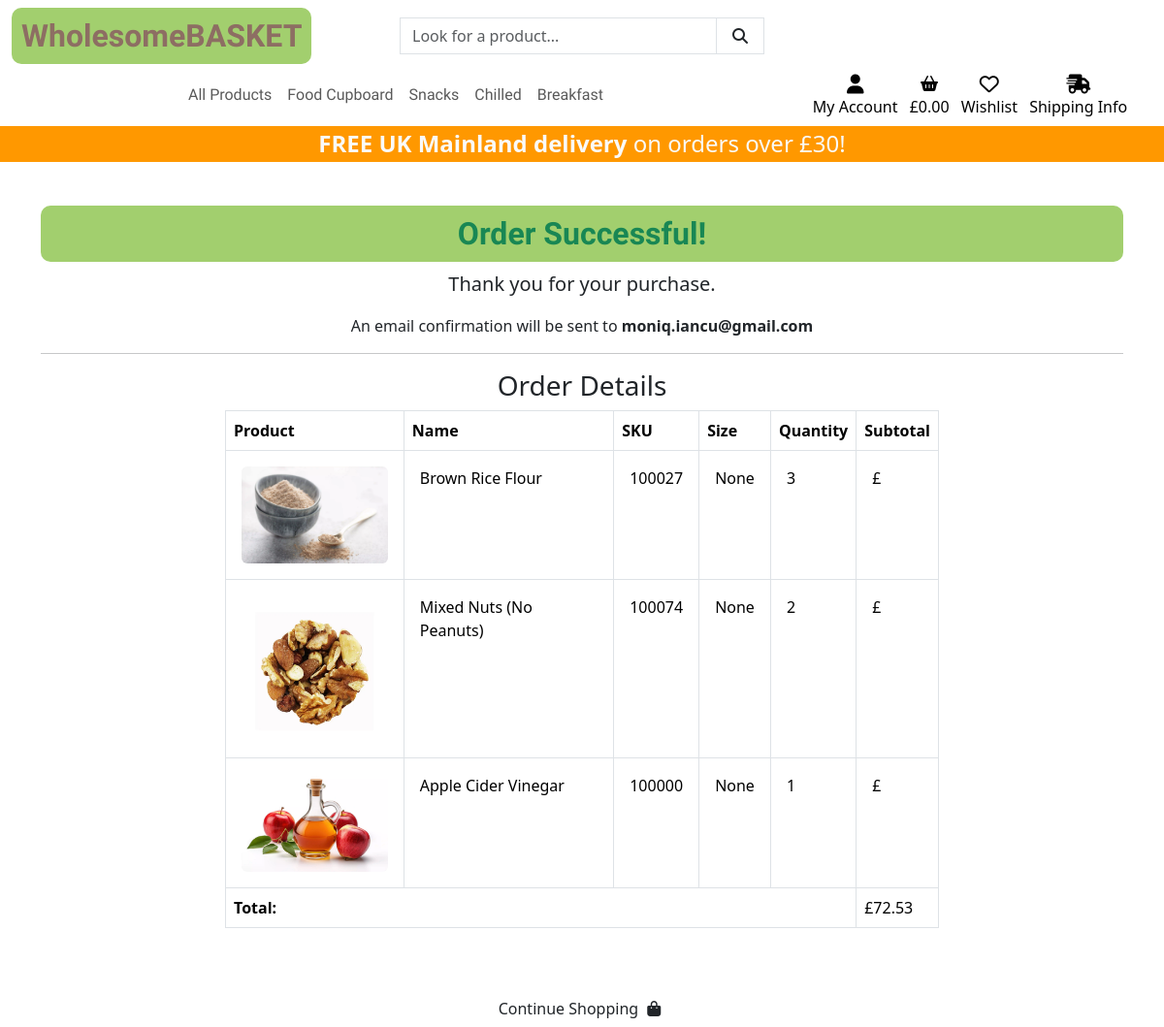
Page /checkout/checkout_success/268B3F2A99DD432B9D16F52EDEE5A9EE on the committed database.
### checkout/models.py (models this page shows, shortened)
class Order(models.Model):
    order_number = models.CharField(max_length=32, null=False, editable=False)
    full_name = models.CharField(max_length=50, null=False, blank=False)
    email = models.EmailField(max_length=254, null=False, blank=False)
    phone_number = models.CharField(max_length=20, null=False, blank=False)
    country = models.CharField(max_length=40, null=False, blank=False)
    postcode = models.CharField(max_length=20, null=True, blank=True)
    town_or_city = models.CharField(max_length=40, null=False, blank=False)
    street_address1 = models.CharField(max_length=80, null=False, blank=False)
    street_address2 = models.CharField(max_length=80, null=True, blank=True)
    county = models.CharField(max_length=80, null=True, blank=True)
    date = models.DateTimeField(auto_now_add=True)
    shipping_cost = models.DecimalField(max_digits=6, decimal_places=2, null=False, default=0)
    order_total = models.DecimalField(max_digits=10, decimal_places=2, null=False, default=0)
    grand_total = models.DecimalField(max_digits=10, decimal_places=2, null=False, default=0)

class OrderLineItem(models.Model):
    order = models.ForeignKey(Order, null=False, blank=False, on_delete=models.CASCADE, related_name='lineitems')
    product = models.ForeignKey(Product, null=False, blank=False, on_delete=models.CASCADE)
    quantity = models.IntegerField(null=False, blank=False, default=0)
    lineitem_total = models.DecimalField(max_digits=6, decimal_places=2, null=False, blank=False, editable=False)

### products/models.py (models this page shows, shortened)
class Product(models.Model):
    category = models.ManyToManyField('Category', related_name='products')
    sku = models.CharField(max_length=254, null=True, blank=True)
    name = models.CharField(max_length=254)
    description = models.TextField()
    price = models.DecimalField(max_digits=6, decimal_places=2, null=True, blank=True)
    ingredients = models.TextField()
    rating = models.DecimalField(max_digits=6, decimal_places=2, null=True, blank=True)
    image = models.ImageField(null=True, blank=True)
    size = models.CharField(max_length=254, null=True, blank=True)

### checkout/views.py (the view)
# urls.py: path('checkout_success/<order_number>', views.checkout_success, name='checkout_success'),
def checkout_success(request, order_number):
    save_info = request.session.get('save_info')
    order = get_object_or_404(Order, order_number=order_number)
    messages.success(request, f'Order successfully processed! \
        Your order number is {order_number}. A confirmation \
        email will be sent to {order.email}.')
    if 'basket' in request.session:
        del request.session['basket']
    template = 'checkout/checkout_success.html'
    context = {
        'order': order,
    }
    return render(request, template, context)

### basket/contexts.py (called while the page is built, shortened)
def basket_contents(request):
    basket_items = []
    total = 0
    product_count = 0
    basket = request.session.get('basket', {})
    if total < settings.FREE_SHIPPING_THRESHOLD:
        shipping = total * Decimal(settings.STANDARD_SHIPPING_PERCENTAGE / 100)
        free_shipping_delta = settings.FREE_SHIPPING_THRESHOLD - total
    else:
        shipping = 0
        free_shipping_delta = 0
    grand_total = shipping + total
    context = {
        'basket_items': basket_items,
        'total': total,
        'product_count': product_count,
        'shipping': shipping,
        'free_shipping_delta': free_shipping_delta,
        'free_shipping_threshold': settings.FREE_SHIPPING_THRESHOLD,
        'grand_total': grand_total,
    }
    return context

### checkout/templates/checkout/checkout_success.html (shortened to what this page needs)
{% extends 'base.html' %}
{% load static %}
{% block extra_css %}
    <link rel="stylesheet" href="{% static 'checkout/css/checkout.css' %}">
{% endblock %}
{% block page_header %}
<div class="container header-container">
</div>
{% endblock %}
{% block content %}
<div class="container">
    <div class="row mt-5">
        <div class="col text-center">
            <h2 class="logo-font text-success">Order Successful!</h2>
            <p class="lead">Thank you for your purchase.</p>
            <p>An email confirmation will be sent to <strong>{{ order.email }}</strong></p>
            <hr>
        </div>
    </div>
    <div class="row mb-5">
        <div class="col-12 col-lg-8 offset-lg-2">
            <h3 class="text-center">Order Details</h3>
            <table class="table table-bordered table-hover">
                <thead class="thead-light">
                    <tr>
                        <th>Product</th>
                        <th>Name</th>
                        <th>SKU</th>
                        <th>Size</th>
                        <th>Quantity</th>
                        <th>Subtotal</th>
                    </tr>
                </thead>
                <tbody>
                    {% for item in order.lineitems.all %}
                    <tr>
                        <td class="p-3 w-25">
                            <img src="{{ item.product.image.url }}" alt="{{ item.product.name }}" class="img-fluid rounded">
                        </td>
                        <td class="p-3">{{ item.product.name }}</td>
                        <td class="p-3">{{ item.product.sku|upper }}</td>
                        <td class="p-3">{{ item.product.size }}</td>
                        <td class="p-3">{{ item.quantity }}</td>
                        <td class="p-3">£{{ item.get_subtotal|floatformat:2 }}</td>
                    </tr>
                    {% endfor %}
                </tbody>
                <tfoot>
                    <tr>
                        <td colspan="5" class="text-right"><strong>Total:</strong></td>
                        <td>£{{ order.grand_total|floatformat:2 }}</td>
                    </tr>
                </tfoot>
            </table>
        </div>
    </div>
    <div class="row mb-5">
        <div class="col text-center">
            <a href="{% url 'products' %}" class="btn btn-outline-black rounded-0">
                <span class="font-weight-bold">Continue Shopping</span>
                <span class="icon">
                    <i class="fas fa-shopping-bag"></i>
                </span>
            </a>
        </div>
    </div>
</div>
{% endblock %}

### static/css/base.css (style rules this page uses)
html { height: 100%; }
body { background: url('/media/backgroud-food-spices.webp') no-repeat center center fixed; background-size: cover; height: calc(100vh - 164px); color: #FAFAFA; font-family: "Raleway", sans-serif; }
.icon { align-items: center; display: inline-flex; justify-content: center; height: 1.5rem; width: 1.5rem; }
.logo-font { font-family: "Playwrite IT Moderna", cursive; color: #8D6E63ff; background-color: rgba(139, 195, 74, 0.8); padding: 10px; border-radius: 10px; font-weight: 800; }
@media (min-width: 1200px) { .container { max-width: 80%; } }
@media (min-width: 992px) { .header-container { padding-top: 164px; } }

### rows in the picture
Order: email "moniq.iancu@gmail.com", grand_total "72.53"
OrderLineItem: product.image (picture), product.name "Brown Rice Flour", product.sku "100027", product.size "None", quantity "3"
OrderLineItem: product.image (picture), product.name "Mixed Nuts (No Peanuts)", product.sku "100074", product.size "None", quantity "2"
OrderLineItem: product.image (picture), product.name "Apple Cider Vinegar", product.sku "100000", product.size "None", quantity "1"

### other values in the picture
{{ free_shipping_threshold }} "30"
